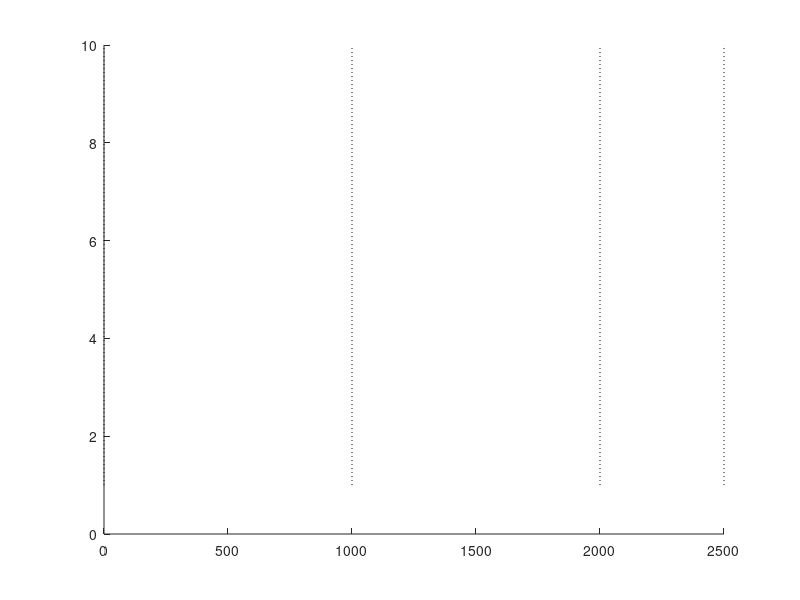

Here is the MATLAB script that generated this plot: (Note: this script raises an error after producing the figure.)
%plotAllRespT
close all;
figure('Color','w');
hold on;

arrayfun(@(x) plot([x,x],[1,10],':k'),[0,1000,2000,2500]);

data5=plotOneRespT(lick5.lick);
sem5=std(data5)/sqrt(size(data5,1));
fill([mean(data5)-sem5,fliplr(mean(data5)+sem5)],[1:10,10:-1:1],[1,0,0],'FaceAlpha',0.15,'EdgeColor','none');


data8=plotOneRespT(lick8.lick);
sem8=std(data8)/sqrt(size(data8,1));
fill([mean(data8)-sem8,fliplr(mean(data8)+sem8)],[1:10,10:-1:1],[1,0.5,0],'FaceAlpha',0.15,'EdgeColor','none');


data12=plotOneRespT(lick12.lick);
sem12=std(data12)/sqrt(size(data12,1));
fill([mean(data12)-sem12,fliplr(mean(data12)+sem12)],[1:10,10:-1:1],[1,1,0],'FaceAlpha',0.15,'EdgeColor','none');


data16=plotOneRespT(lick16.lick);
sem16=std(data16)/sqrt(size(data16,1));
fill([mean(data16)-sem16,fliplr(mean(data16)+sem16)],[1:10,10:-1:1],[0,1,0],'FaceAlpha',0.15,'EdgeColor','none');


data20=plotOneRespT(lick20.lick);
sem20=std(data20)/sqrt(size(data20,1));
fill([mean(data20)-sem20,fliplr(mean(data20)+sem20)],[1:10,10:-1:1],[0,0,1],'FaceAlpha',0.15,'EdgeColor','none');


data30=plotOneRespT(lick30.lick);
sem30=std(data30)/sqrt(size(data30,1));
fill([mean(data30)-sem30,fliplr(mean(data30)+sem30)],[1:10,10:-1:1],[0,1,1],'FaceAlpha',0.15,'EdgeColor','none');


data40=plotOneRespT(lick40.lick);
sem40=std(data40)/sqrt(size(data40,1));
fill([mean(data40)-sem40,fliplr(mean(data40)+sem40)],[1:10,10:-1:1],[1,0,1],'FaceAlpha',0.15,'EdgeColor','none');

ph(1)=plot(mean(data5),1:10,'-r','LineWidth',2);
ph(2)=plot(mean(data8),1:10,'-','Color',[1,0.5,0],'LineWidth',2);
ph(3)=plot(mean(data12),1:10,'-','Color',[1,1,0],'LineWidth',2);
ph(4)=plot(mean(data16),1:10,'-','Color',[0,1,0],'LineWidth',2);
ph(5)=plot(mean(data20),1:10,'-','Color',[0,0,1],'LineWidth',2);
ph(6)=plot(mean(data30),1:10,'-','Color',[0,1,1],'LineWidth',2);
ph(7)=plot(mean(data40),1:10,'-','Color',[1,0,1],'LineWidth',2);

legend(ph,{'5s','8s','12s','16s','20s','30s','40s'});

xlabel('Response time (mS)');
ylabel('# of lick');

% set(gca,'Color',[0.8,0.8,0.8]);

xlim([0,4000]);

forAnovan=[reArr(data5,5);reArr(data8,8);reArr(data12,12);reArr(data16,16);reArr(data20,20);reArr(data30,30);reArr(data40,40)];

p=anovan(forAnovan(:,1),{forAnovan(:,2),forAnovan(:,3)});




function out=reArr(data,delay)
out(:,1)=mean(data);
out(:,2)=1:10;
out(:,3)=delay;
end

